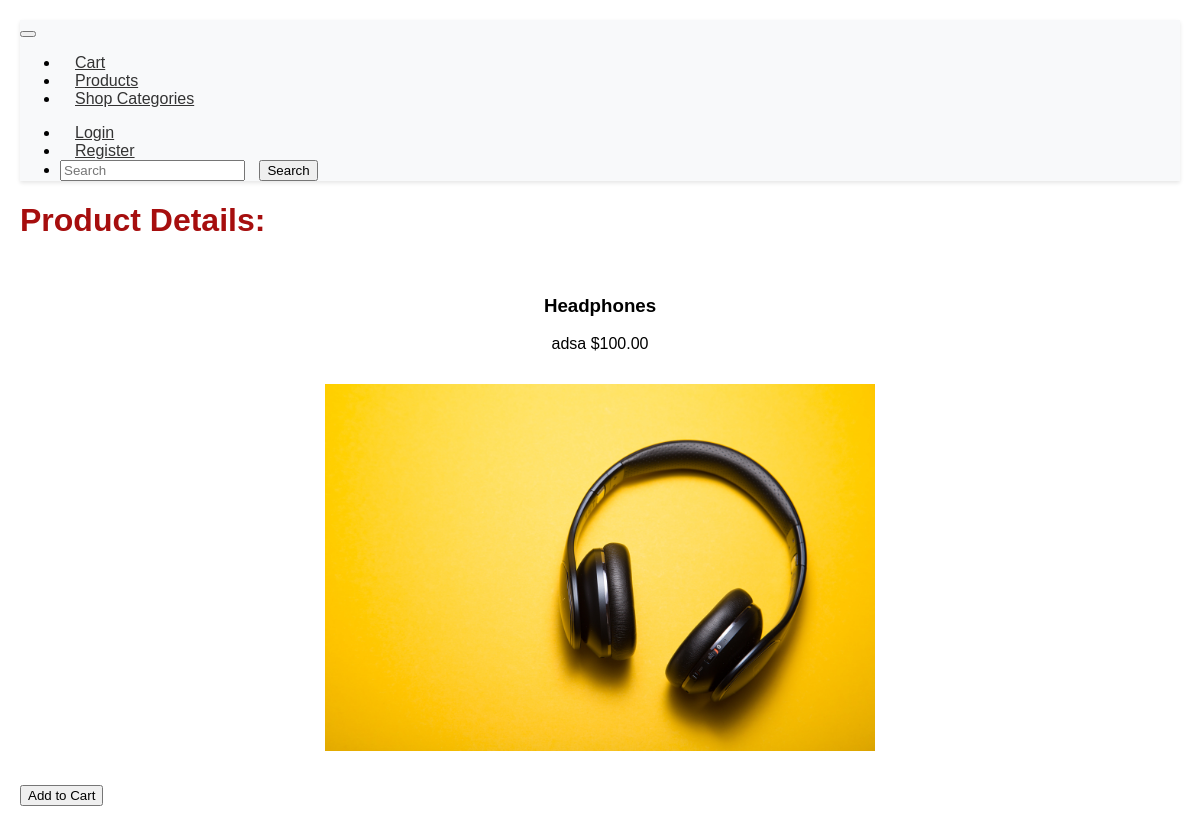
Page /shop/productDetails/Headphones/ on the committed database.
### shop/models.py (models this page shows, shortened)
class Product(models.Model):
    name = models.SlugField(max_length=255, unique=True)
    description = models.TextField()
    price = models.DecimalField(max_digits=10, decimal_places=2)
    category = models.ForeignKey(Category, on_delete=models.CASCADE)
    image = models.ImageField(upload_to='images', null=True)

### shop/views.py (the view)
# urls.py: path('productDetails/<path:name>/', views.productDetails, name='productDetails'),
def productDetails(request, name):
    qs = get_object_or_404(Product, name=name)
    context = {
        'object': qs
    }
    return render(request, "shop/productDetails.html", context)

### shop/templates/shop/productDetails.html (shortened to what this page needs)
{% load static %}
<!DOCTYPE html>
<html lang="en">
<head>
    <link rel="stylesheet" type="text/css" href="{% static 'css/style.css' %}">
</head>
<body>
    {% include 'shop/navBar.html' %}
    <h1>Product Details:</h1>
    <div class="product-item-solo">
        <h3>{{ object.name }}</h3>
        <p>{{ object.description }} ${{ object.price }}</p>
        <div class="product-item-solo img">
            <img alt="" src="{{ object.image.url }}">
        </div>
    </div>
    <form method="post" action="{% url 'shop:add_to_cart' name=object.name %}">
        <button type="submit">Add to Cart</button>
    </form>
</body>
</html>

### static/css/style.css (style rules this page uses)
body { font-family: 'Arial', sans-serif; margin: 20px; }
h1 { color: #a60e0e; }
.product-item-solo { padding: 15px; text-align: center; grid-template-columns: auto auto auto auto auto auto; box-sizing: border-box; }
.product-item-solo img { max-width: 50%; height: auto; }

### rows in the picture
Product: name "Headphones", description "adsa", price "100.00", image (picture)
